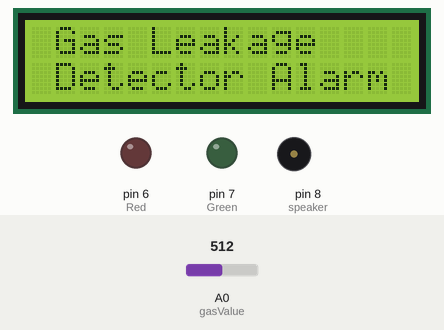
Recording of a sketch running on a simulated Arduino Uno, built with avr-gcc and run on an emulated ATmega328P. Parts: 16×2 character LCD, output pins drawn as LEDs (lit = HIGH), buzzer (waves = sounding, pin HIGH). The inputs (shaded band) are chosen by the test bench; at power-on: A0 (gasValue) = 512. What the sketch prints to the serial monitor is not drawn.

Above: at 3.2 s.
At 7.3 s:
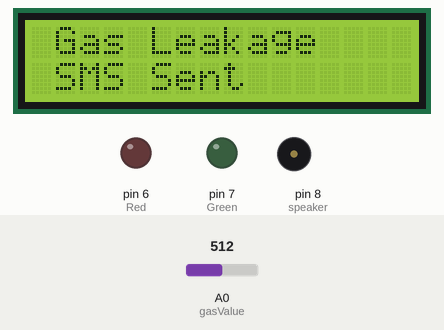
7.4 s: A0 (gasValue) set to 88
At 9.0 s:
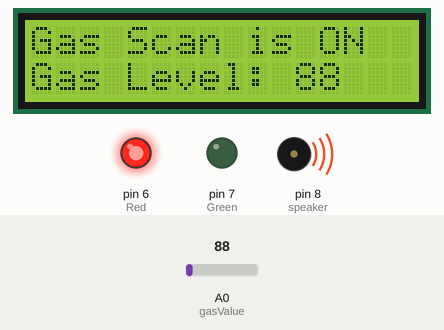
11.7 s: A0 (gasValue) set to 75
At 13.9 s:
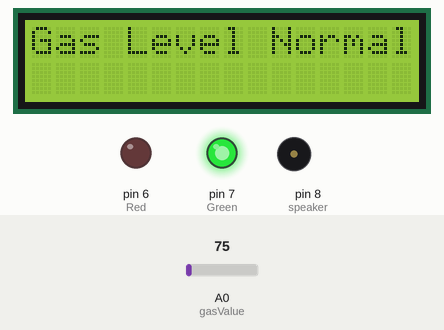
17.2 s: A0 (gasValue) set to 122
At 18.7 s:
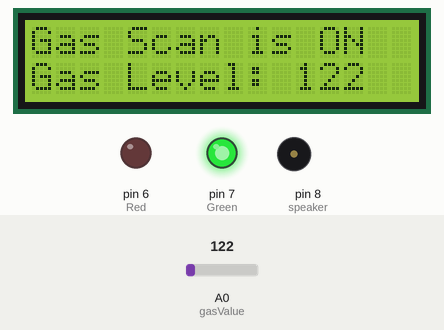
Timing chart, 0 to 22.0 s (numbered marks = the images above; inputs shaded):
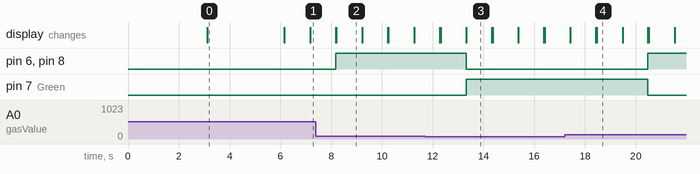

The sketch:

gas_detector_with_led_lcd_i2c_and_buzzer_sound.ino
```cpp
//Prateek
//www.prateeks.in

#include<LiquidCrystal_I2C.h>
#include<Wire.h>
#include <SoftwareSerial.h>
LiquidCrystal_I2C lcd(0x27, 16, 2);
SoftwareSerial mySerial(2, 3);
int speaker=8;
int gasValue = A0;
int data = 0;
int Red = 6;
int Green = 7;
String msg;

char country_code[] = "+250"; // Country code
char ph[] = "0784405573 "; // owner's (receiver's) phone no.

void setup()
{
  randomSeed(analogRead(0));
  mySerial.begin(9600); // Setting the baud rate of GSM Module
  Serial.begin(9600); // Setting the baud rate of Serial Monitor (Arduino)
  lcd.begin();
  lcd.backlight();
  pinMode(speaker,OUTPUT);
  pinMode(gasValue, INPUT);
  pinMode(Red, OUTPUT);
  pinMode(Green, OUTPUT);
  lcd.print ("   WELCOME TO");
  lcd.setCursor(0, 1);
  lcd.print ("ELECTRONIC olive");
  delay(3000);
  lcd.clear();
  lcd.print (" Gas Leakage ");
  lcd.setCursor(0, 1);
  lcd.print (" Detector Alarm ");
  delay(3000);
  lcd.clear();
}

void loop()
{

  data = analogRead(gasValue);

  Serial.print("Gas Level: ");
  Serial.println(data);
  lcd.print ("Gas Scan is ON");
  lcd.setCursor(0, 1);
  lcd.print("Gas Level: ");
  lcd.print(data);
  delay(1000);

  if ( data > 80) //
  {
//    SendMessage();
    Serial.print("Gas detect alarm");
    lcd.clear();
    lcd.setCursor(0, 0);
    lcd.print(" Gas Leakage");
    lcd.setCursor(0, 1);
    lcd.print(" SMS Sent");
    delay(1000);
    digitalWrite(Red, HIGH);
    digitalWrite(Green, LOW);
    digitalWrite(speaker,HIGH);

  }
  else
  {
    Serial.print("Gas Level Low");
    lcd.clear();
    lcd.setCursor(0, 0);
    lcd.print("Gas Level Normal");
    digitalWrite(Red, LOW);
    digitalWrite(Green, HIGH);
    digitalWrite(speaker,LOW);
    delay(1000);
  }

  lcd.clear();
}

//void SendMessage(){
//Serial.print("I am in send ");
//Serial.println("Open Windows And Check Your Gas Cylinder");
//Serial.println(msg);
//mySerial.println("AT"); //Once the handshake test is successful, it will back to OK

  //mySerial.println("AT+CMGF=1"); // Configuring TEXT mode
 // updateSerial();
 //mySerial.println("AT+CMGS=\"0784405573\"");//change ZZ with country code and xxxxxxxxxxx with phone number to sms
  //updateSerial();
  //mySerial.print(msg); //text content
 // updateSerial();
  //mySerial.write(26);


//delay(1000);

 // Serial.println("I am in send");
 // mySerial.println("AT+CMGF=1"); //Sets the GSM Module in Text Mode
  //delay(1000); // Delay of 1000 milli seconds or 1 second
 // mySerial.println("AT+CMGS=\"+250784405573\"\r"); // Replace x with mobile number
//  delay(1000);
//  mySerial.println("Hi Prateek Gas Detected plz Open Windows And Check Your Gas Cylinder");// The SMS text you want to send
//  delay(100);
//  mySerial.println((char)26);// ASCII code of CTRL+Z
//  delay(1000);
//}
```

Measured:
- the behaviour switches between 81 and 80 on A0 (gasValue) (found by bisection; images 2 and 3)
- after the input at 11.7 s, pin 6 (Red), pin 8 (speaker): HIGH → LOW after 1.6 s; pin 7 (Green): LOW → HIGH after 1.6 s
- after the input at 17.2 s, pin 6 (Red), pin 8 (speaker): LOW → HIGH after 3.3 s; pin 7 (Green): HIGH → LOW after 3.3 s
- what the display in image 0 shows lasts 3.1 s, from 3.1 s to 6.2 s
- what the display in image 2 shows lasts 1.0 s, from 8.2 s to 9.2 s
